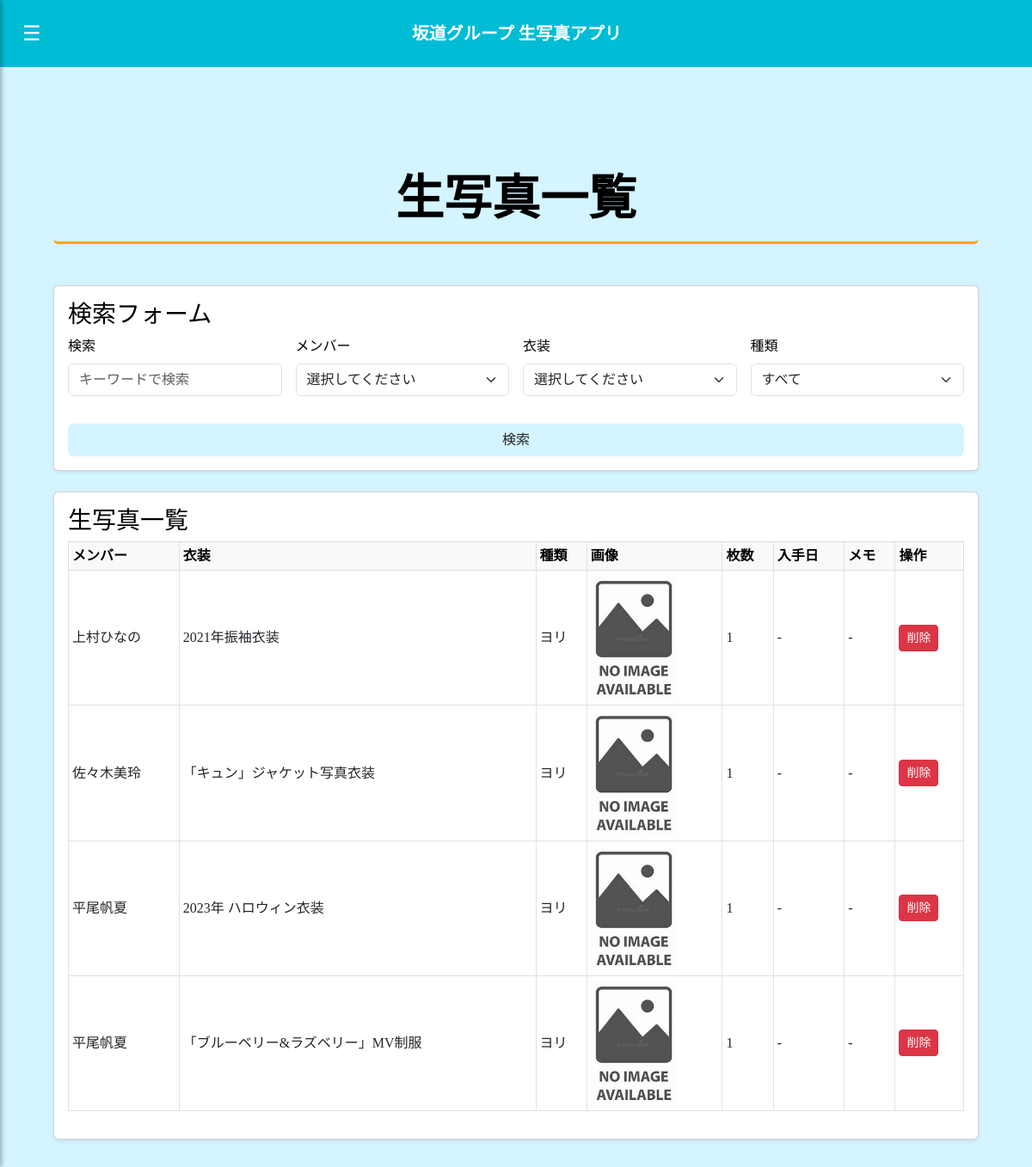
Screenshot of /index/hinatazaka (signed in) with the database file from the repository.
### models.py (models this page shows)
class UserPhoto(db.Model):
    id = db.Column(db.Integer, primary_key=True)
    user_id = db.Column(db.Integer, db.ForeignKey('user.id'), nullable=False)
    photo_id = db.Column(db.Integer, db.ForeignKey('photo.id'), nullable=False)
    member = db.Column(db.String(64), nullable=False)
    costume = db.Column(db.String(128), nullable=False)
    photo_type = db.Column(db.String(64), nullable=False)
    group = db.Column(db.String(64), nullable=False)
    has_owner = db.Column(db.Boolean, default=True, nullable=False)  # ← 追加
    memo = db.Column(db.String, nullable=True)
    date = db.Column(db.Date, nullable=True)
    quantity = db.Column(db.Integer, nullable=True, default=1)
    photo = db.relationship('Photo', backref='user_photos')
    __table_args__ = (
        db.UniqueConstraint('user_id', 'member', 'costume', 'photo_type', 'group', name='_user_photo_uc'),
    )

### app.py (the view)
@app.route('/index/<group_key>', methods=['GET'])
@login_required
def index(group_key):
    group_colors = {
        'nogizaka': 'bg-nogi',
        'sakurazaka': 'bg-sakura',
        'hinatazaka': 'bg-hinata'
    }
    group_names = {
        'nogizaka': '乃木坂46',
        'sakurazaka': '櫻坂46',
        'hinatazaka': '日向坂46'
    }
    group_color = group_colors.get(group_key, 'bg-default')
    group_name = group_names.get(group_key, '不明')
    user_photos = UserPhoto.query.options(
        joinedload(UserPhoto.photo)
    ).join(
        Photo, UserPhoto.photo_id == Photo.id
    ).filter(
        UserPhoto.user_id == current_user.id,
        Photo.group_key == group_key
    ).all()
    query = request.args.get('query', '').strip().lower()
    member = request.args.get('member', '').strip()
    costume = request.args.get('costume', '').strip()
    photo_type = request.args.get('type', '').strip()
    if query:
        user_photos = [p for p in user_photos if query in p.member.lower() or query in p.costume.lower()]
    if member:
        user_photos = [p for p in user_photos if p.member == member]
    if costume:
        user_photos = [p for p in user_photos if p.costume == costume]
    if photo_type:
        user_photos = [p for p in user_photos if p.photo_type == photo_type]
    for p in user_photos:
        image_rel_path = build_image_path(p.member, p.costume, p.photo_type, group_key)
        image_abs_path = os.path.join(current_app.static_folder, image_rel_path)
        p.image_exists = os.path.exists(image_abs_path)
        p.image_path = image_rel_path
    members = sorted(set(p.member for p in user_photos))
    costumes = sorted(set(p.costume for p in user_photos))
    types = sorted(set(p.photo_type for p in user_photos))
    return render_template(
        'index.html',
        group_key=group_key,
        group_name=group_name,
        group_color=group_color,
        photos=user_photos,
        members=members,
        costumes=costumes,
        types=types,
        endpoint=request.endpoint
    )

### app.py (called while the page is built)
@app.context_processor
def inject_endpoint():
    from flask import request
    return dict(endpoint=request.endpoint)

@login_manager.user_loader
def load_user(user_id):
    return User.query.get(int(user_id))

### utils.py (called while the page is built)
def build_image_path(member, costume, type_, group_key):
    filename = f"{member}_{costume}_{type_}.jpg"
    return f"member_images/{group_key}/{member}/{filename}"

### templates/index.html (shortened to what this page needs)
{% extends "base.html" %}
{% block content %}
<div class="container mt-5 {{ group_color }}">
  <div class="text-center mb-5">
    <h1 class="display-4 fw-bold text-black p-3 rounded section-title">
      生写真一覧
    </h1>
  </div>
  <div class="row g-4">
    <div class="col-12">
      <div class="card shadow-sm h-100">
        <div class="card-body">
          <h3 class="card-title text-black">検索フォーム</h3>
          <form method="get" action="{{ url_for('index', group_key=group_key) }}">
            <div class="row g-3">
              <div class="col-md-3">
                <label for="query" class="form-label text-black">検索</label>
                <input type="text" id="query" name="query" value="{{ request.args.get('query', '') }}" class="form-control" placeholder="キーワードで検索">
              </div>
              <div class="col-md-3">
                <label for="member" class="form-label text-black">メンバー</label>
                <select class="form-select" id="member" name="member">
                  <option value="" disabled {% if not request.args.get('member') %}selected{% endif %}>選択してください</option>
                </select>
              </div>
              <div class="col-md-3">
                <label for="costume" class="form-label text-black">衣装</label>
                <select class="form-select" id="costume" name="costume">
                  <option value="" disabled {% if not request.args.get('costume') %}selected{% endif %}>選択してください</option>
                </select>
              </div>
              <div class="col-md-3">
                <label for="type" class="form-label text-black">種類</label>
                <select class="form-select" id="type" name="type">
                  <option value="" {% if not request.args.get('type') %}selected{% endif %}>すべて</option>
                </select>
              </div>
              <div class="col-12">
                <button type="submit" class="btn {{ group_color }} w-100 mt-3">検索</button>
              </div>
            </div>
          </form>
        </div>
      </div>
    </div>
    <div class="col-12">
      <div class="card shadow-sm h-100">
        <div class="card-body">
          <h3 class="card-title text-black">生写真一覧</h3>
          {% if photos %}
            <div class="table-responsive">
              <table class="table table-bordered table-sm align-middle">
                <thead class="table-light">
                  <tr>
                    <th>メンバー</th>
                    <th>衣装</th>
                    <th>種類</th>
                    <th>画像</th>
                    <th>枚数</th>
                    <th>入手日</th>
                    <th>メモ</th>
                    <th>操作</th>
                  </tr>
                </thead>
                <tbody>
                  {% for photo in photos %}
                    <tr>
                      <td>{{ photo.member }}</td>
                      <td>{{ photo.costume }}</td>
                      <td>{{ photo.photo_type }}</td>
                      <td>
                        {% if photo.image_exists %}
                          <img src="{{ url_for('static', filename=photo.image_path) }}" width="100" loading="lazy" alt="{{ photo.member }}の写真">
                        {% else %}
                          <img src="{{ url_for('static', filename='member_images/no_photo.jpg') }}" width="100" loading="lazy" alt="画像なし">
                        {% endif %}
                      </td>
                      <td>{{ photo.quantity }}</td>
                      <td>{{ photo.date or '-' }}</td>
                      <td>{{ photo.memo or '-' }}</td>
                      <td>
                        <form method="POST" action="{{ url_for('delete_user_photo', photo_id=photo.id, group_key=group_key) }}">
                          <button type="submit" class="btn btn-danger btn-sm" onclick="return confirm('本当に削除しますか？')">削除</button>
                        </form>
                      </td>
                    </tr>
                  {% endfor %}
                </tbody>
              </table>
            </div>
          {% else %}
            <p class="text-muted">該当する生写真は見つかりませんでした。</p>
          {% endif %}
        </div>
      </div>
    </div>
  </div>
</div>
{% endblock %}

### templates/base.html (style rules this page uses)
body { font-family: 'Noto Serif JP', serif; overflow-x: hidden; }
.container { padding: 1rem; }
.bg-hinata { background-color: #d4f4ff !important; }
.section-title { border-bottom: 3px solid orange; }

### rows the page displays
UserPhoto: member "上村ひなの", costume "2021年振袖衣装", photo_type "ヨリ", quantity "1", date "-", memo "-"
UserPhoto: member "佐々木美玲", costume "「キュン」ジャケット写真衣装", photo_type "ヨリ", quantity "1", date "-", memo "-"
UserPhoto: member "平尾帆夏", costume "2023年 ハロウィン衣装", photo_type "ヨリ", quantity "1", date "-", memo "-"
UserPhoto: member "平尾帆夏", costume "「ブルーベリー&ラズベリー」MV制服", photo_type "ヨリ", quantity "1", date "-", memo "-"
